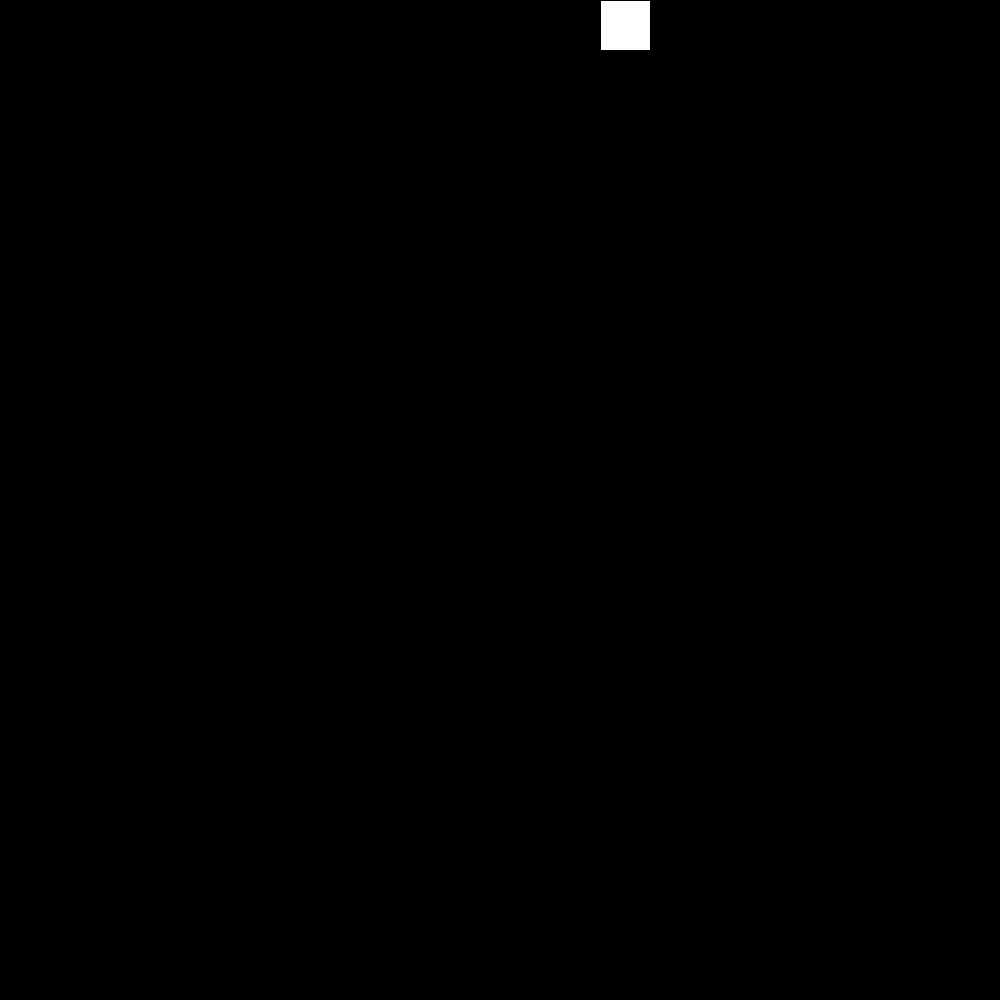
Frame 1 (no input)
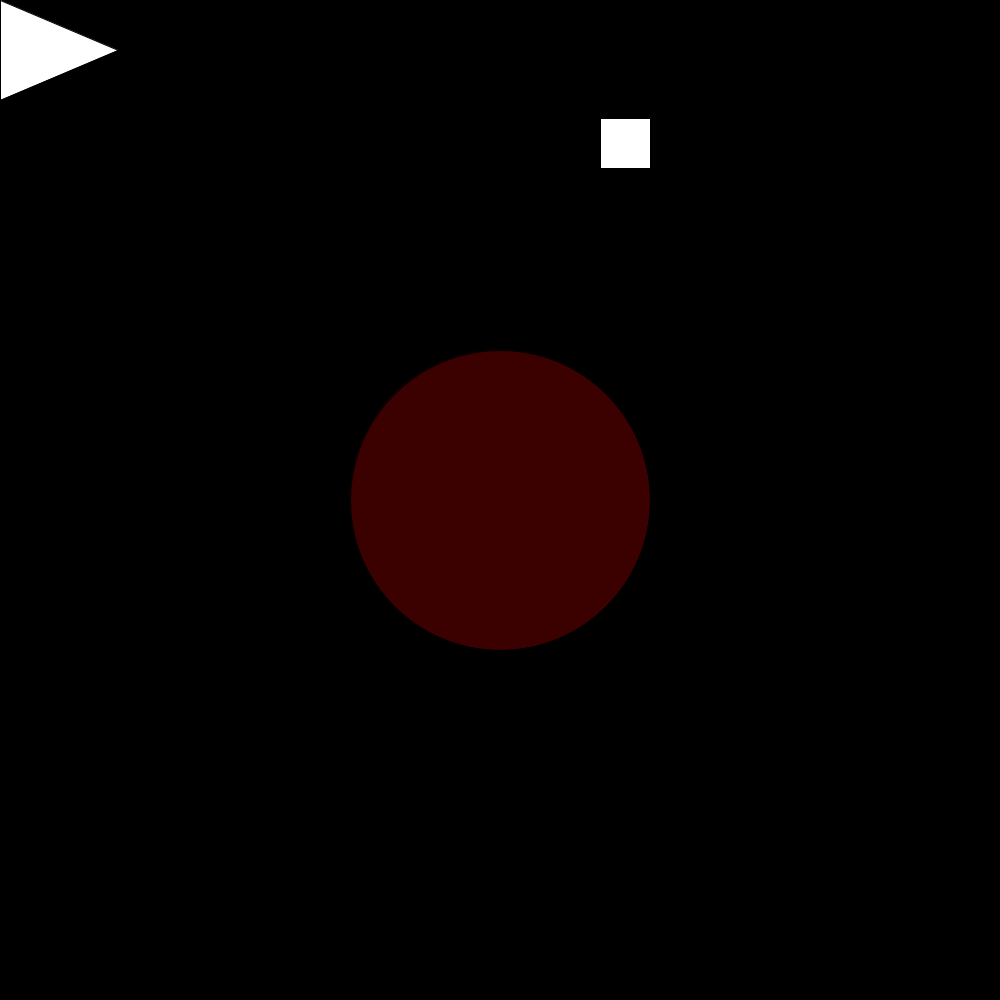
Frame 60 (the mouse pressed at the canvas centre just before this capture)
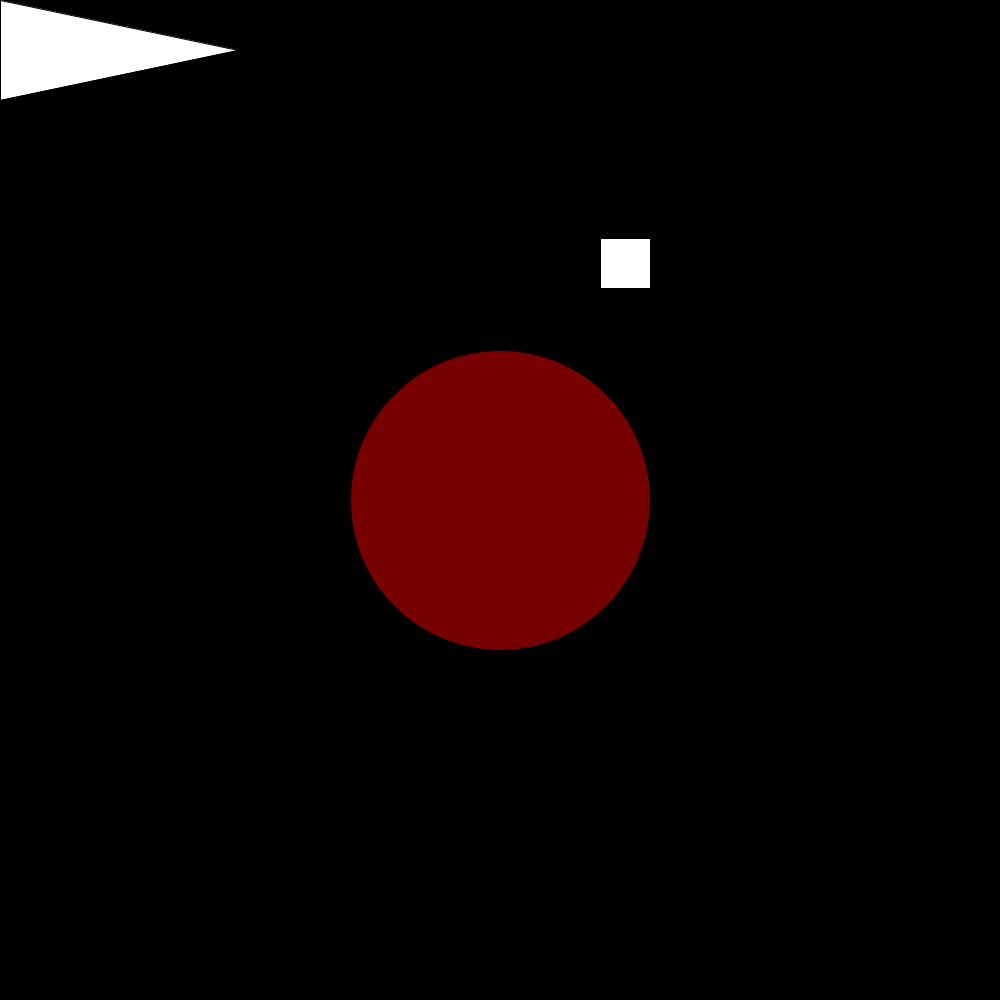
Frame 120 (the mouse held since frame 60 and released just before this capture)

The Processing sketch that drew these frames (run headless with seeded random() and noise(); from frame 60 on, the mouse is pressed at the canvas centre):

// Processing sketch: reverse_engineering_variables
// ── reverse_engineering_variables.pde
void setup () {
  
  size(1000, 1000);
  
}

  
int n = 0;
int x = 0 ;
int m = 0;
int t = 0;

void draw(){
 background(#000000);
  fill(255, 0, 0, m);
m = m + 1;
  circle(width/2, height/2, 300);
 
  
  
 fill(#FFFFFF);
 square(600, x, 50);
 if (x == 1000) {
   x = 0;
 }
 
x = x + 2;
triangle(0, 0, 0, 100, t, 50);
t = t + 2;



  
}
